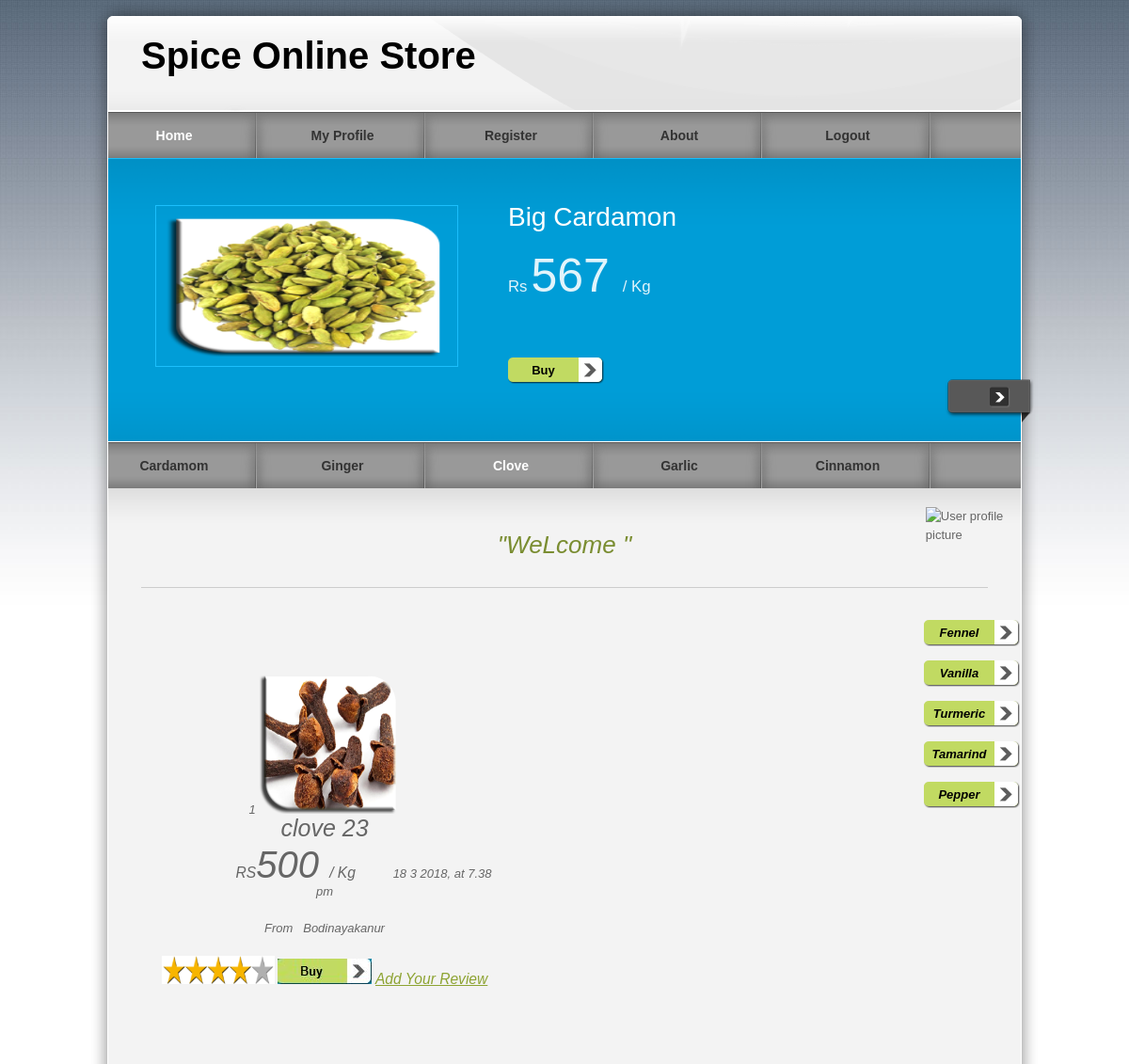
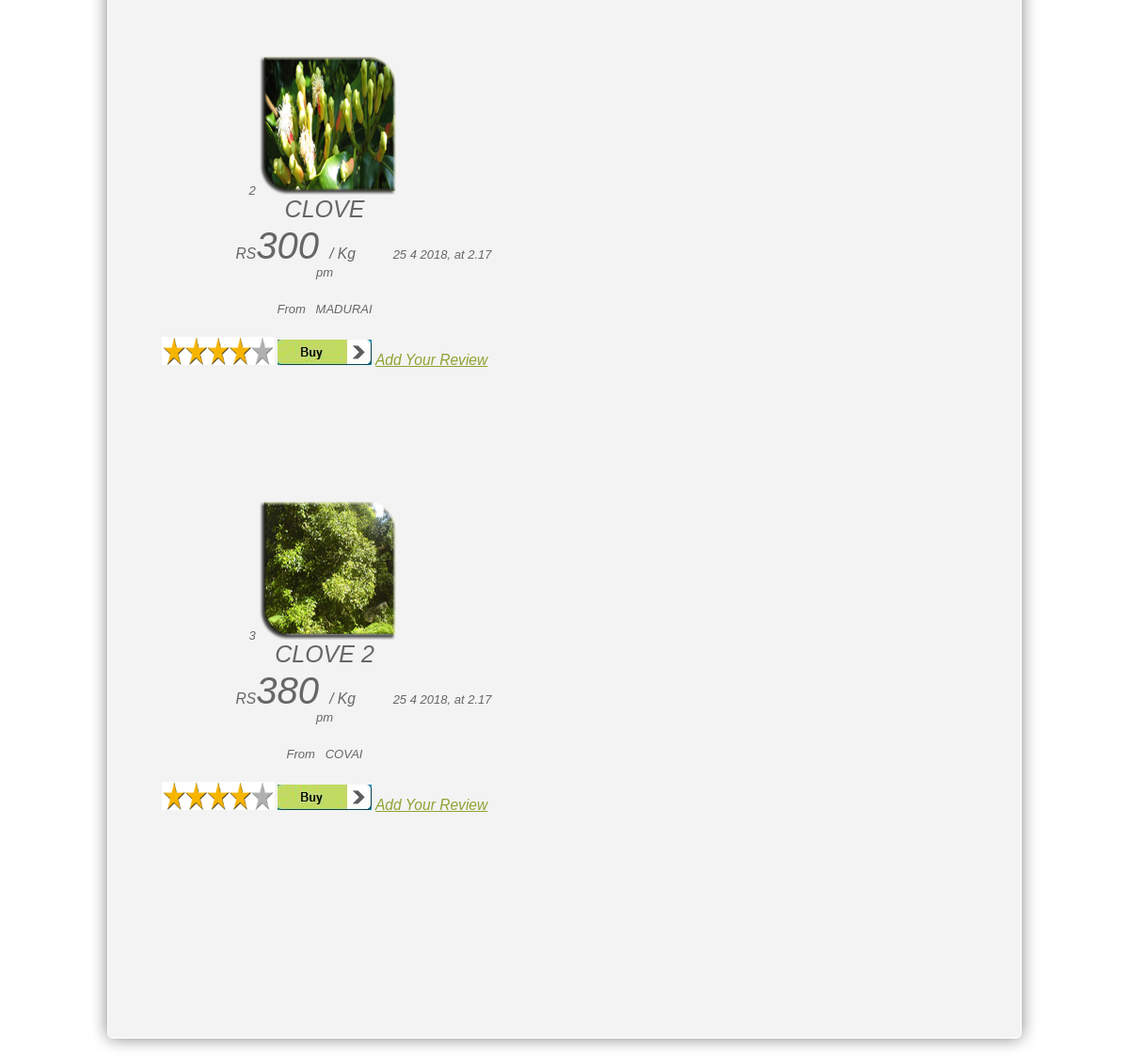
The page /pro/clove.php on the database its author committed (2 pictures, top to bottom).
### tables this page shows
CREATE TABLE IF NOT EXISTS `offer` (
  `number` int(11) NOT NULL,
  `name` varchar(50) NOT NULL,
  `image` text NOT NULL,
  `price` varchar(50) NOT NULL,
  `time` varchar(50) NOT NULL,
  `details` varchar(100) NOT NULL,
  PRIMARY KEY (`number`)
);

CREATE TABLE IF NOT EXISTS `clove` (
  `number` int(11) NOT NULL AUTO_INCREMENT,
  `name` varchar(50) NOT NULL,
  `price` varchar(50) NOT NULL,
  `image` text NOT NULL,
  `time` varchar(50) NOT NULL,
  `place` varchar(50) NOT NULL,
  PRIMARY KEY (`number`)
);

### pro/clove.php (the view, shortened to what this page needs)
<?php
$username=$_SESSION['uname'];
?>
<!DOCTYPE html PUBLIC "-//W3C//DTD XHTML 1.0 Transitional//EN" "http://www.w3.org/TR/xhtml1/DTD/xhtml1-transitional.dtd">
<head>
<link href="templatemo_style.css" rel="stylesheet" type="text/css" />
<link href="css/jquery.ennui.contentslider.css" rel="stylesheet" type="text/css" media="screen,projection" />
</head>
<body>
<div id="templatemo_wrapper">
    <div id="templatemo_header">
        <div id="site_title">
            <h1>Spice Online Store</h1>
        </div>
    </div>
  	<div id="templatemo_menu">
        <ul>
            <li><a href="home.php"class="current">Home</a></li>
            <li><a href="profile.php">My Profile</a></li>
            <li><a href="reg.php">Register</a></li>
            <li><a href="partners.html">About</a></li>
            <li><a href="logout.php">Logout</a></li>
        </ul>
    </div>
    <div id="templatemo_banner">
                <div id="one" class="contentslider">
                    <div class="cs_wrapper">
                        <div class="cs_slider">
                            <div class="cs_article">
                            	<div class="slider_content_wrapper">
                            	 <?PHP
$select=mysql_query("select * from offer where number=1 ");
$row=mysql_fetch_array($select);
 ?>
                      				<div class="right">
                                        <h2><?php echo $row['name'];?> </h2><br/>
                                        <p><big>Rs</big> <span style="font-size:50px"><?php echo $row['price'];?></span> <big> / Kg</big></p><br/>
                                        <div class="button"><a href="#">Buy</a></div>
                                    </div>
                                  <div class="left">
                                  <img src="admin/<?php echo $row['image']; ?>" alt="Image 01" />
                                    </div>
                                </div>
                            </div>
                        </div>
                    </div>
                </div>
        </div>
        <div id="templatemo_menu">
        <ul>
            <li><a href="home.php">Cardamom</a></li>
            <li><a href="ginger.php">Ginger</a></li>
            <li><a href="clove.php "class="current">Clove</a></li>
            <li><a href="garlic.php">Garlic</a></li>
            <li><a href="cinnamon.php">Cinnamon</a></li>
            </ul>
    </div>
     <div id="templatemo_main"><span class="main_top"></span>
     <?php
     $sql=mysql_query("select * from signup where username='".$username."' ");
$row=mysql_fetch_array($sql);
?>
          <p class="welcome_text">&quot;WeLcome <?php echo $row['name'];?>&quot;</p>
          <div style="position:absolute; left:88%;  top:1.2%;">
<img class="img-rounded" src="<?php
echo $row['image']; ?>" alt="User profile picture" width="100" height="100" style="inline-box-align:initial"></div>
     	<div class="col_w420 float_l">
                      <blockquote>
 <?PHP
$select=mysql_query("select * from clove ");
$view=mysql_num_rows($select);
 for($i=0;$i<$view;$i++)
 {
 ?>
 <center>
 <div class="table-responsive">
 <tr>
     <td align="center"><?php echo mysql_result($select,$i,"number");?></td>
        <td align="center">
        <img src="admin/<?php echo mysql_result($select,$i,"image");?>" width="150" height="150" /></td>
        <br/>
 <td align="center"><span style="font-size:25px"><?php echo mysql_result($select,$i,"name");?></span></td></div><br/>
    <td align="center"><big>RS</big><span style="font-size:40px"><?php echo mysql_result($select,$i,"price");?></span><big> / Kg</big></td>
    &nbsp;&nbsp;&nbsp;&nbsp;&nbsp;&nbsp;&nbsp;&nbsp;&nbsp;&nbsp;<td align="center"><?php echo mysql_result($select,$i,"time");?></td><br/><br/>
    <td align="center">From&nbsp;&nbsp;&nbsp;<?php echo mysql_result($select,$i,"place");?></td><br/><br/>
                                                                                        <img src="images/0004.png" width="120" height="30"/>
    <td align="center"><a href="viewclove.php?edit=<?php echo mysql_result($select,$i,"number");?>"><img src="images/img.JPG" /></a>
     <td align="center"><a href="reviewclove.php?edit=<?php echo mysql_result($select,$i,"number");?>"><big>Add Your Review</big></a>
    </td>
  </tr><br/>
  <br/><br/>
  <br/><br/>
  <br/><br/>
<br/></center>
  <?PHP
  }
  ?>
          <div style="position: absolute; left: 887px; top: 125px;">
<div class="button"><a href="fennel.php">Fennel</a></div>
                                                                <div class="button"><a href="vanilla.php">Vanilla</a></div>
                                                                <div class="button"><a href="turmeric.php">Turmeric</a></div>
                                                                <div class="button"><a href="tamarind.php">Tamarind</a></div>
                                                                <div class="button"><a href="pepper.php">Pepper</a></div></div>
                  <br/>
                      </blockquote>
       </div>
    </div>
    <div id="templatemo_main_bottom"></div>
    <div id="templatemo_footer">
    </div>
</div>
</body>
</html>

### pro/templatemo_style.css (style rules this page uses)
body { margin: 0px; padding: 0px; color: #666; font-family: Helevetica,Arial,sans-serif; font-size: 13px; line-height:1.5em; background-color: #fff; background-attachment:fixed; background-image: url(images/templatemo_body.jpg); background-repeat: repeat-x; }
a, a:link, a:visited { color: #8da332; }
p { margin: 0px; padding: 0 0 10px 0; }
img { border: none; }
h1 { font-size: 40px; font-weight: bold; margin: 0 0 30px 0; padding: 5px 0; color: #000; }
h2 { font-size: 28px; font-weight: normal; line-height: 28px; margin: 0 0 30px 0; padding: 0; color: #000; }
.float_l { float: left; }
blockquote { font-style: italic; margin-left: 10px; }
.button a { clear: both; display: block; width: 75px; height: 24px; padding: 4px 27px 0 0; margin-top: 15px; background: url(images/templatemo_button.png) no-repeat; color: #000; font-weight: bold; text-align: center; text-decoration: none; }
#templatemo_wrapper { width: 1010px; margin: 0 auto; }
#templatemo_header { width: 900px; height: 68px; padding: 50px 55px 0; background: url(images/templatemo_header.png) no-repeat; }
#templatemo_header #site_title { float: left; width: 500px; padding: 0; }
#templatemo_header #site_title h1 { margin: 0; padding: 0; }
#templatemo_menu { width: 970px; height: 50px; padding: 0 20px; background: url(images/templatemo_menu.png) repeat-x; }
#templatemo_menu ul { margin: 0; padding: 0; list-style: none; }
#templatemo_menu ul li { padding: 0px; margin: 0px; display: inline; }
#templatemo_menu ul li a { float: left; display: block; width: 140px; height: 33px; padding: 17px 34px 0 0; margin: 0 5px 0 0 ; font-size: 14px; text-align: center; text-decoration: none; color: #333; font-weight: bold; outline: none; border: none; background: url(images/templatemo_menu_divider.png) right no-repeat; }
#templatemo_menu ul li a:hover, #templatemo_menu ul li .current { color: #fff; }
#templatemo_banner { clear: both; position: relative; width: 970px; height: 201px; padding: 50px 20px; background: url(images/templatemo_slider.png) no-repeat; }
#templatemo_main { position: relative; width: 900px; padding: 45px 55px; background: url(images/templatemo_content.png) repeat-y; }
#templatemo_main .main_top { position: absolute; top: 0; left: 20px; width: 970px; height: 45px; background: url(images/templatemo_content_top.png) no-repeat; }
#templatemo_main_bottom { width: 1010px; height: 40px; background: url(images/templatemo_content_bottom.png) no-repeat; }
.col_w420 { width: 420px; }
.welcome_text { font-size: 26px; color: #7a8d31; font-style: italic; text-align: center; margin-bottom: 60px; padding-bottom: 30px; line-height: 30px; border-bottom: 1px solid #CCC; }
#templatemo_footer { width: 910px; padding: 0 30px 10px; text-align: center; color: #666; }

### rows shown on the page
offer: name "Big Cardamon", price "567", image (picture)
clove: number "1", image (picture), name "clove 23", price "500", time "18 3 2018, at 7.38 pm", place "Bodinayakanur"
clove: number "2", image (picture), name "CLOVE", price "300", time "25 4 2018, at 2.17 pm", place "MADURAI"
clove: number "3", image (picture), name "CLOVE 2", price "380", time "25 4 2018, at 2.17 pm", place "COVAI"
